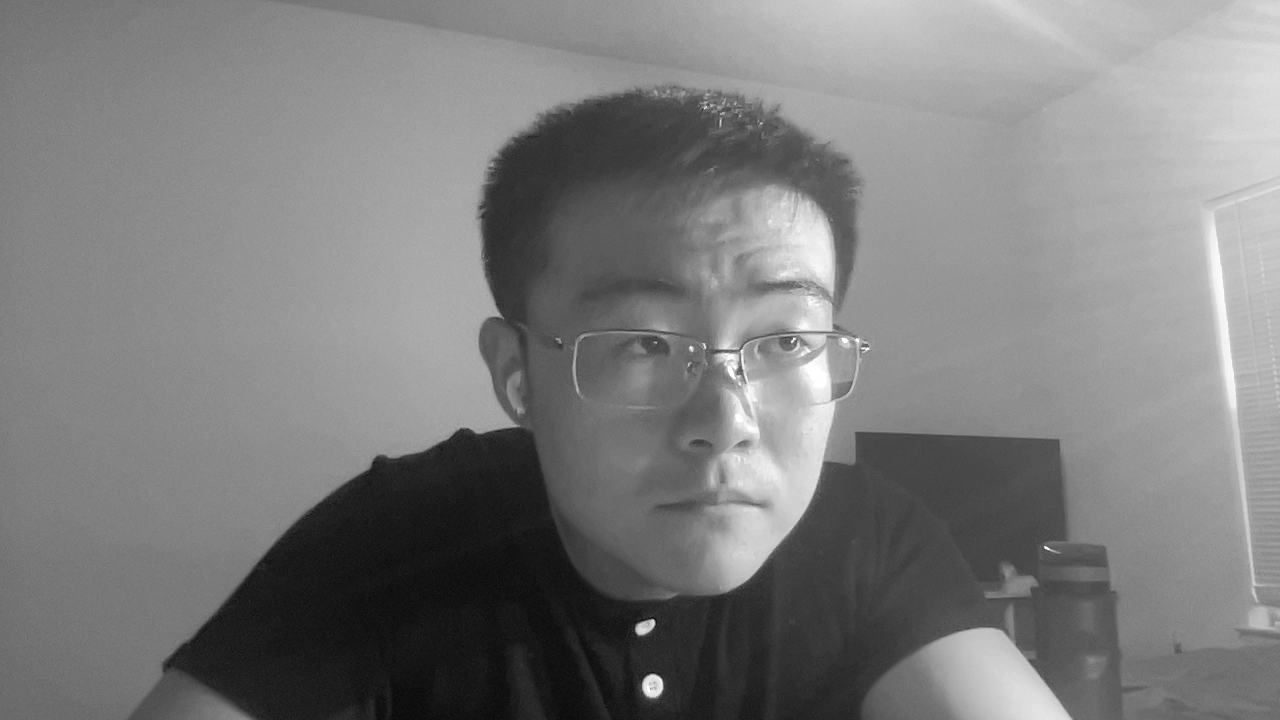
#> input picture CS_Project_1/original.png, 1280 x 720 px
$ python -i filters.py   (imports and definitions only)   (older library calls are emulated)
#> lines starting #> are read from the running program, lines starting #| are printed output that depends on the picture
#> further down, picture is the input picture: shape (720, 1280, 3); min 5, max 255, mean 124.7
import cv2
import numpy

import utils


# h - selects histogram equalization
# [155 lines left out: functions histeq, smooth, unsharp, sobel, recolorRC, recolorRGV and 2 more, not called in this run]


def strokeEdges(src, dst, blurKsize=7, edgeKsize=5):
#> called with dst = 'out.png', blurKsize = 7, edgeKsize = 5
    if blurKsize >= 3:
        blurredSrc = cv2.medianBlur(src, blurKsize)
        graySrc = cv2.cvtColor(blurredSrc, cv2.COLOR_BGR2GRAY)
    else:
        graySrc = cv2.cvtColor(src, cv2.COLOR_BGR2GRAY)
    cv2.Laplacian(graySrc, cv2.CV_8U, graySrc, ksize=edgeKsize)
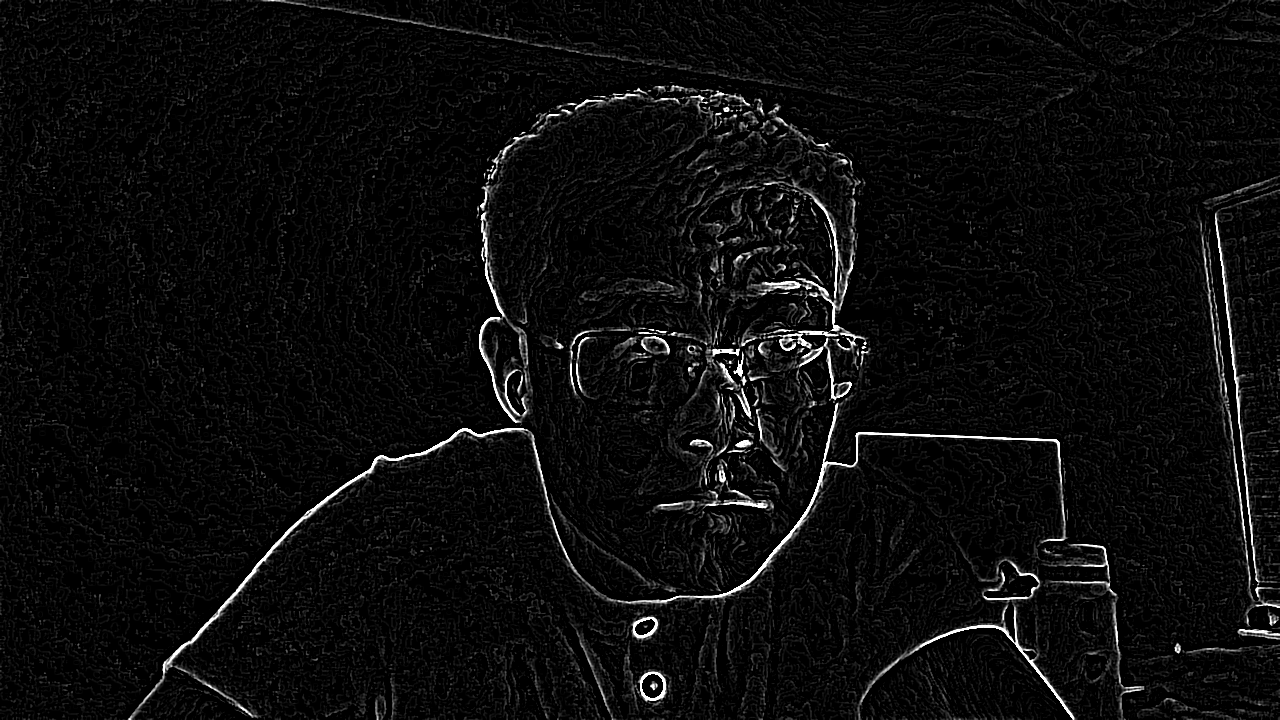
#> graySrc: shape (720, 1280); min 0, max 255, mean 11.8
    normalizedInverseAlpha = (1.0 / 255) * (255 - graySrc)
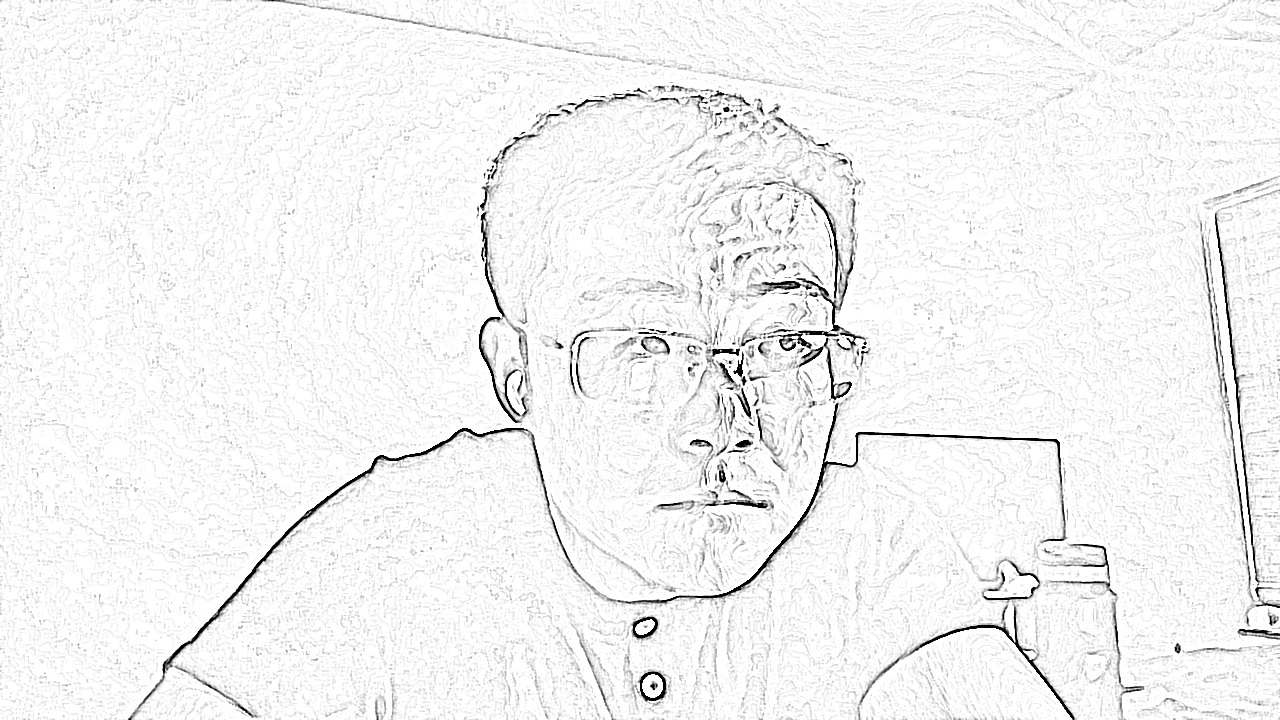
#> normalizedInverseAlpha: shape (720, 1280) float64; min 0, max 1, mean 0.954
    channels = cv2.split(src)
    for channel in channels:
        channel[:] = channel * normalizedInverseAlpha
#> this loop made 3 passes
#> (the run stopped early here; a loop or call above may not have finished)
